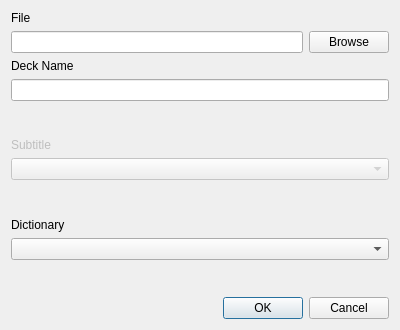
<?xml version="1.0" encoding="UTF-8"?>
<ui version="4.0">
 <class>ImportDialog</class>
 <widget class="QDialog" name="ImportDialog">
  <property name="geometry">
   <rect>
    <x>0</x>
    <y>0</y>
    <width>400</width>
    <height>330</height>
   </rect>
  </property>
  <property name="windowTitle">
   <string>Dialog</string>
  </property>
  <layout class="QVBoxLayout" name="verticalLayout">
   <item>
    <widget class="QLabel" name="fileLabel">
     <property name="text">
      <string>File</string>
     </property>
    </widget>
   </item>
   <item>
    <layout class="QHBoxLayout" name="horizontalLayout">
     <item>
      <widget class="QLineEdit" name="fileLineEdit"/>
     </item>
     <item>
      <widget class="QPushButton" name="filePushButton">
       <property name="text">
        <string>Browse</string>
       </property>
      </widget>
     </item>
    </layout>
   </item>
   <item>
    <widget class="QLabel" name="deckLabel">
     <property name="text">
      <string>Deck Name</string>
     </property>
    </widget>
   </item>
   <item>
    <widget class="QLineEdit" name="nameLineEdit"/>
   </item>
   <item>
    <spacer name="verticalSpacer">
     <property name="orientation">
      <enum>Qt::Orientation::Vertical</enum>
     </property>
     <property name="sizeHint" stdset="0">
      <size>
       <width>20</width>
       <height>40</height>
      </size>
     </property>
    </spacer>
   </item>
   <item>
    <widget class="QLabel" name="subtitleLabel">
     <property name="enabled">
      <bool>false</bool>
     </property>
     <property name="text">
      <string>Subtitle</string>
     </property>
    </widget>
   </item>
   <item>
    <widget class="QComboBox" name="subtitleComboBox">
     <property name="enabled">
      <bool>false</bool>
     </property>
    </widget>
   </item>
   <item>
    <spacer name="verticalSpacer_3">
     <property name="orientation">
      <enum>Qt::Orientation::Vertical</enum>
     </property>
     <property name="sizeHint" stdset="0">
      <size>
       <width>20</width>
       <height>40</height>
      </size>
     </property>
    </spacer>
   </item>
   <item>
    <widget class="QLabel" name="dictionaryLabel">
     <property name="text">
      <string>Dictionary</string>
     </property>
    </widget>
   </item>
   <item>
    <widget class="QComboBox" name="dictionaryComboBox"/>
   </item>
   <item>
    <spacer name="verticalSpacer_2">
     <property name="orientation">
      <enum>Qt::Orientation::Vertical</enum>
     </property>
     <property name="sizeHint" stdset="0">
      <size>
       <width>20</width>
       <height>40</height>
      </size>
     </property>
    </spacer>
   </item>
   <item>
    <widget class="QDialogButtonBox" name="buttonBox">
     <property name="orientation">
      <enum>Qt::Orientation::Horizontal</enum>
     </property>
     <property name="standardButtons">
      <set>QDialogButtonBox::StandardButton::Cancel|QDialogButtonBox::StandardButton::Ok</set>
     </property>
    </widget>
   </item>
  </layout>
 </widget>
 <tabstops>
  <tabstop>fileLineEdit</tabstop>
  <tabstop>filePushButton</tabstop>
 </tabstops>
 <resources/>
 <connections>
  <connection>
   <sender>buttonBox</sender>
   <signal>accepted()</signal>
   <receiver>ImportDialog</receiver>
   <slot>accept()</slot>
   <hints>
    <hint type="sourcelabel">
     <x>229</x>
     <y>169</y>
    </hint>
    <hint type="destinationlabel">
     <x>157</x>
     <y>190</y>
    </hint>
   </hints>
  </connection>
  <connection>
   <sender>buttonBox</sender>
   <signal>rejected()</signal>
   <receiver>ImportDialog</receiver>
   <slot>reject()</slot>
   <hints>
    <hint type="sourcelabel">
     <x>297</x>
     <y>175</y>
    </hint>
    <hint type="destinationlabel">
     <x>286</x>
     <y>190</y>
    </hint>
   </hints>
  </connection>
 </connections>
</ui>
